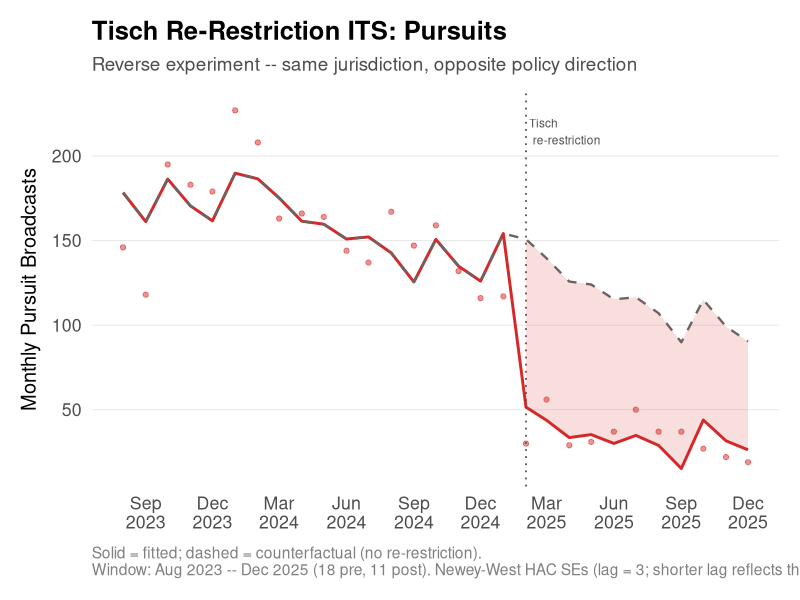
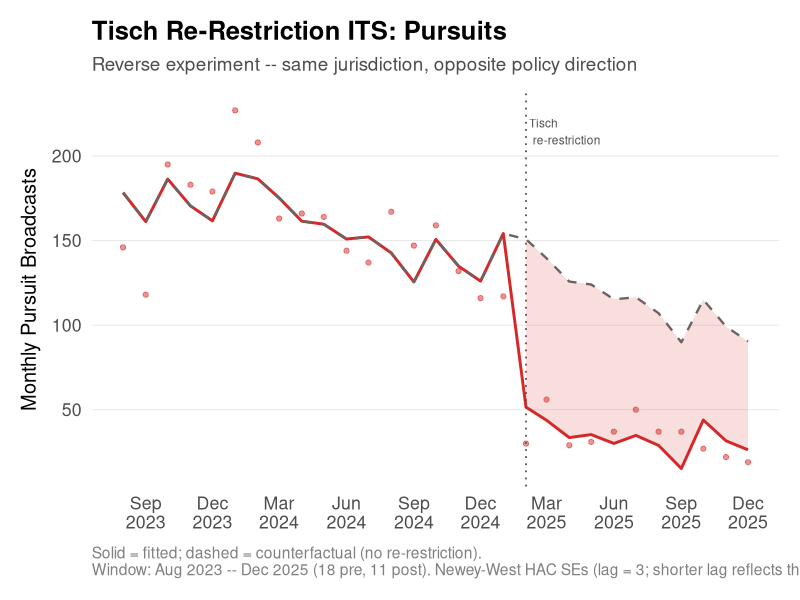
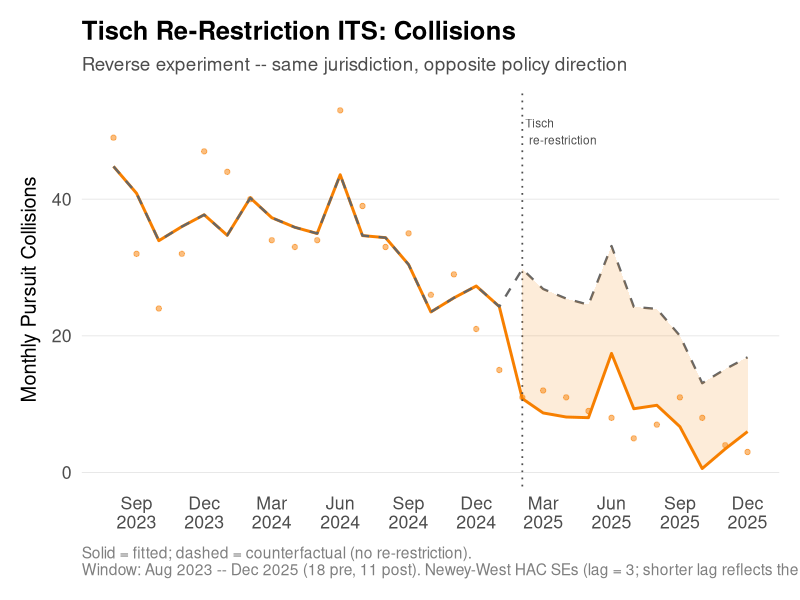
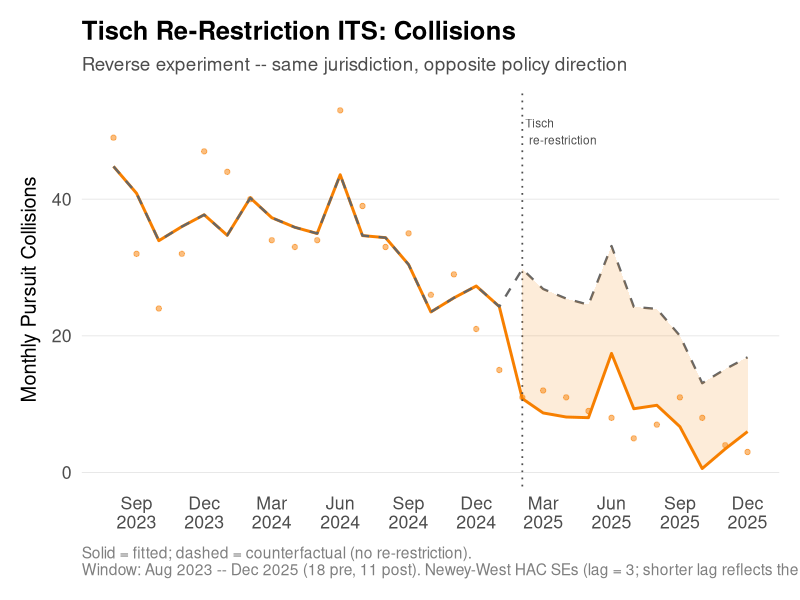
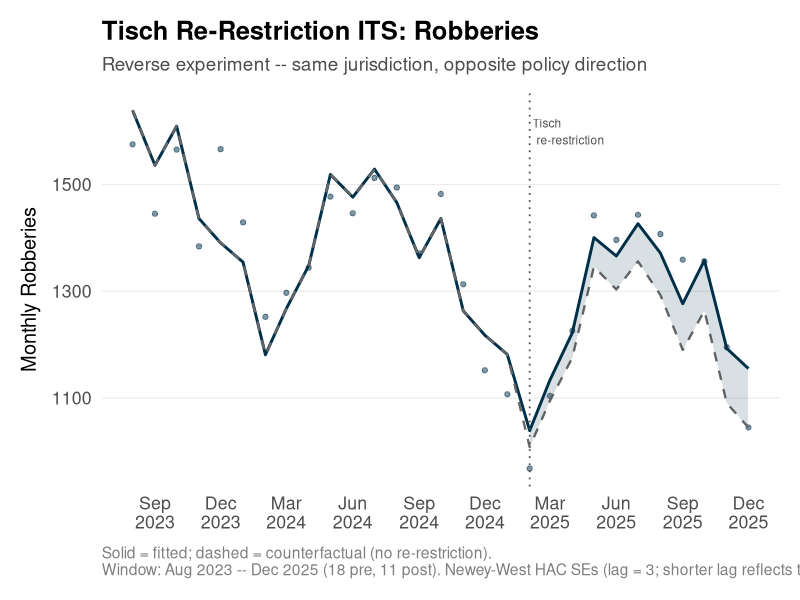
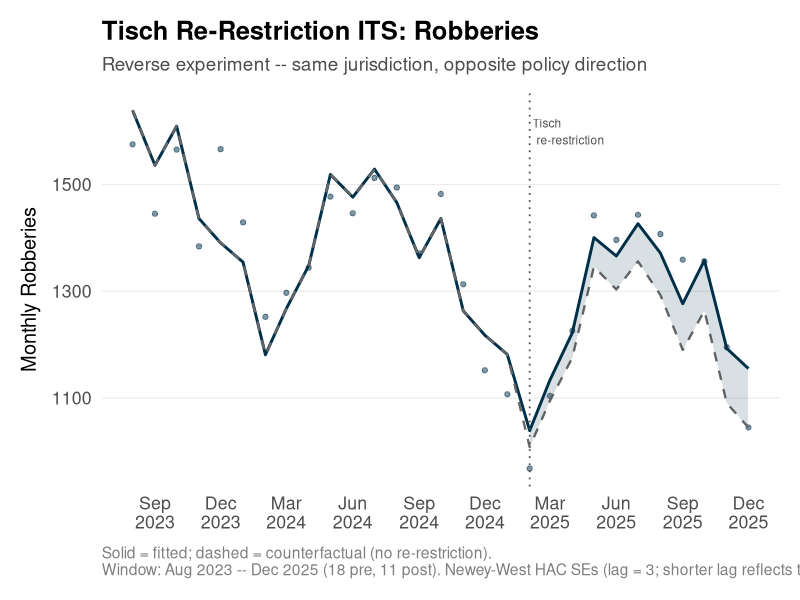
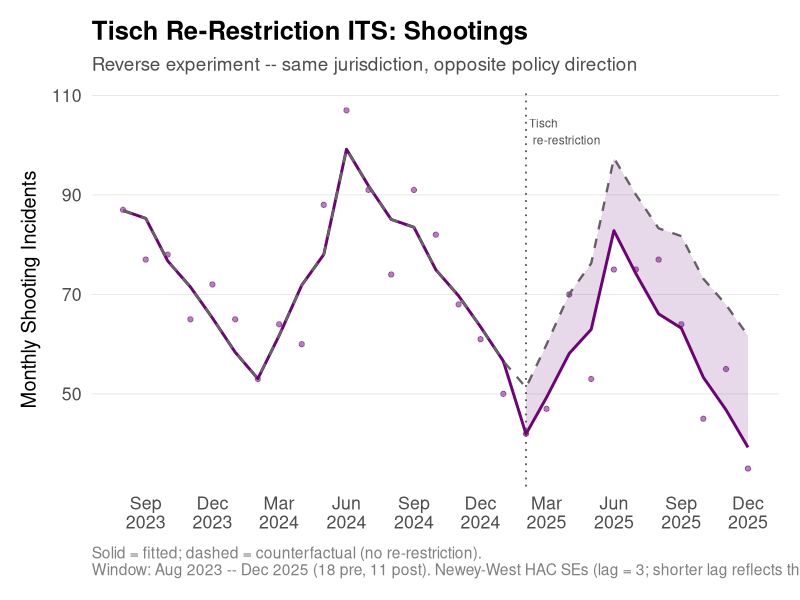
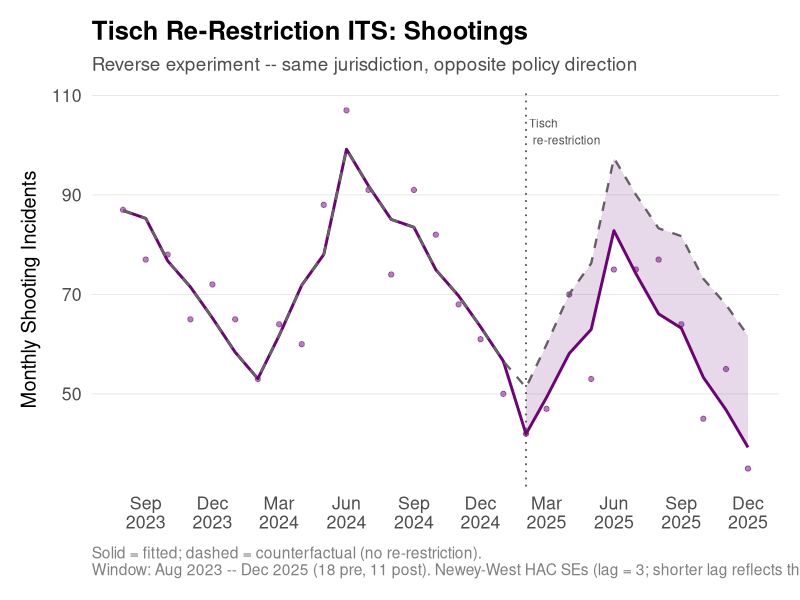

These figures' R source, in order:
# ==============================================================================
# Tisch Re-Restriction ITS — The "Reverse Experiment"
# ==============================================================================
#
# Author:   John Hall & Justin Nix
#
# Purpose:
#   Estimate the effect of the February 2025 Tisch re-restriction on pursuit
#   activity and crime outcomes using segmented regression (interrupted time
#   series). This is the "reverse experiment": in October 2022, Maddrey
#   loosened the pursuit policy and pursuits surged; in February 2025, Tisch
#   re-tightened it and pursuits fell ~71%. Same jurisdiction, opposite
#   direction, shorter window.
#
#   The analysis window is August 2023 through December 2025. This uses the
#   post-Maddrey period as the baseline, yielding 18 pre-intervention months
#   and 11 post-intervention months (Feb 2025 onward).
#
#   Model: Y_t = b0 + b1*T + b2*D + b3*P + month_FE + e_t
#     T = time index (months from Aug 2023)
#     D = 1 if month >= Feb 2025 (level shift)
#     P = months since Feb 2025 (0 in pre-period; slope change)
#     b2 = immediate level shift at Tisch re-restriction
#     b3 = change in slope post-restriction
#   Standard errors: Newey-West HAC (lag = 3)
#
#   Note on lag choice: The main ITS (script 03) uses lag = 6 for a 93-month
#   window. Here the window is only 26 months, so a shorter lag is appropriate
#   to avoid over-parameterizing the HAC estimator. Lag = 3 is conservative
#   for monthly data in a short panel (roughly T^{1/3} rule of thumb).
#   No COVID control is needed — the window is entirely post-pandemic.
#
# Inputs:
#   - output/tables/monthly_panel.csv  (from script 01)
#
# Outputs:
#   - output/its_results/tisch_its_coefficients.csv
#   - output/plots/ITS_tisch_*.png/.pdf  (one per outcome)
#
# Runtime: < 30 seconds
# ==============================================================================

library(tidyverse)
library(lubridate)
library(scales)
library(sandwich)
library(lmtest)
library(here)


# Dirs and theme ---------------------------------------------------------------

dir.create(here("output"),             showWarnings = FALSE)
dir.create(here("output/plots"),       showWarnings = FALSE)
dir.create(here("output/its_results"), showWarnings = FALSE)

plot_dir    <- here("output/plots")
results_dir <- here("output/its_results")

if (!exists("theme_pursuit")) {
  theme_pursuit <- function(base_size = 16) {
    theme_minimal(base_size = base_size) +
      theme(
        plot.title       = element_text(face = "bold", size = rel(1.15), margin = margin(b = 8)),
        plot.subtitle    = element_text(color = "grey30", size = rel(0.85), margin = margin(b = 12)),
        plot.caption     = element_text(color = "grey50", size = rel(0.7), hjust = 0, margin = margin(t = 10)),
        plot.background  = element_rect(fill = "white", color = NA),
        panel.grid.minor = element_blank(),
        panel.grid.major.x = element_blank(),
        panel.grid.major.y = element_line(color = "grey90", linewidth = 0.3),
        axis.title.x     = element_text(margin = margin(t = 8), size = rel(0.9)),
        axis.title.y     = element_text(margin = margin(r = 8), size = rel(0.9)),
        axis.text        = element_text(color = "grey30"),
        legend.position  = "top",
        legend.title     = element_blank(),
        plot.margin      = margin(15, 15, 15, 15)
      )
  }
}

COL_PURSUIT   <- "#D62828"
COL_COLLISION <- "#F77F00"
COL_ROBBERY   <- "#003049"
COL_SHOOTING  <- "#6A0572"
COL_GUNVIOL   <- "#1B998B"

save_plot <- function(p, name, w = 5, h = 3.5) {
  ggsave(file.path(plot_dir, paste0(name, ".png")),
         plot = p, width = w, height = h, dpi = 300, bg = "white")
  ggsave(file.path(plot_dir, paste0(name, ".pdf")),
         plot = p, width = w, height = h, bg = "white")
}


# 1. Load data and build ITS variables =========================================

monthly_panel <- read_csv(here("output", "tables", "monthly_panel.csv"),
                          show_col_types = FALSE) %>%
  mutate(month_date = as.Date(month_date))

INTERVENTION <- as.Date("2025-02-01")
WINDOW_START <- as.Date("2023-08-01")
WINDOW_END   <- as.Date("2025-12-01")
NW_LAG       <- 3L

message("\nTISCH RE-RESTRICTION ITS -- REVERSE EXPERIMENT\n")
message("Window:       ", WINDOW_START, " to ", WINDOW_END)
message("Intervention: ", INTERVENTION)
message("NW lag:       ", NW_LAG, " (shorter window => shorter lag; see header note)\n")

tisch <- monthly_panel %>%
  filter(month_date >= WINDOW_START,
         month_date <= WINDOW_END) %>%
  arrange(month_date) %>%
  mutate(
    T = row_number(),
    D = as.integer(month_date >= INTERVENTION),
    P = pmax(0L, as.integer(round(
      difftime(month_date, INTERVENTION, units = "days") / 30.44))),
    month_factor = factor(month(month_date))
  )

message("n = ", nrow(tisch), " months")
message("Pre: ", sum(tisch$D == 0), " | Post: ", sum(tisch$D == 1), "\n")


# 2. Fit segmented regression for each outcome =================================

outcomes <- list(
  list(var = "pursuit_events",     label = "Pursuit Broadcasts",                col = COL_PURSUIT),
  list(var = "pursuit_crashes",    label = "Pursuit Collisions",                col = COL_COLLISION),
  list(var = "robbery_count",      label = "Robberies",                         col = COL_ROBBERY),
  list(var = "shooting_incidents", label = "Shooting Incidents",                col = COL_SHOOTING),
  list(var = "total_gun_events",   label = "Gun Violence (Shootings + Shots Fired)", col = COL_GUNVIOL)
)

tisch_results <- list()

for (o in outcomes) {

  message("--- ", o$label, " ---")

  y <- tisch[[o$var]]
  mod <- lm(y ~ T + D + P + month_factor, data = tisch)

  # Newey-West HAC standard errors
  nw <- coeftest(mod, vcov = NeweyWest(mod, lag = NW_LAG, prewhite = FALSE))

  # Durbin-Watson
  resids <- residuals(mod)
  dw <- sum(diff(resids)^2) / sum(resids^2)
  message("  Durbin-Watson: ", round(dw, 3))

  # Ljung-Box (use lag = 6 given short series)
  lb <- Box.test(resids, lag = 6, type = "Ljung-Box")
  message("  Ljung-Box p (lag 6): ", round(lb$p.value, 4))

  # Fitted and counterfactual
  tisch_loop <- tisch
  tisch_loop$fitted         <- predict(mod)
  tisch_loop$counterfactual <- predict(mod, newdata = tisch %>% mutate(D = 0L, P = 0L))
  tisch_loop$observed       <- y

  # Cumulative and average effect
  post <- tisch_loop %>% filter(D == 1)
  cum_eff <- sum(post$fitted - post$counterfactual)
  avg_eff <- mean(post$fitted - post$counterfactual)
  message("  Cumulative effect: ", round(cum_eff, 1))
  message("  Average monthly effect: ", round(avg_eff, 1))

  # Short label for file names
  short_label <- case_when(
    o$var == "pursuit_events"     ~ "Pursuits",
    o$var == "pursuit_crashes"    ~ "Collisions",
    o$var == "robbery_count"      ~ "Robberies",
    o$var == "shooting_incidents" ~ "Shootings",
    o$var == "total_gun_events"   ~ "GunViolence"
  )

  # Plot: observed + fitted + counterfactual
  p <- ggplot(tisch_loop, aes(month_date)) +
    geom_point(aes(y = observed), color = o$col, alpha = 0.5, size = 1.5) +
    geom_line(aes(y = fitted), color = o$col, linewidth = 1) +
    geom_line(aes(y = counterfactual), color = "grey40",
              linetype = "dashed", linewidth = 0.8) +
    geom_vline(xintercept = INTERVENTION, linetype = "dotted",
               color = "grey30", linewidth = 0.6) +
    annotate("text", x = INTERVENTION, y = Inf,
             label = "Tisch\nre-restriction",
             vjust = 2, hjust = -0.1, size = 3, color = "grey30") +
    geom_ribbon(data = tisch_loop %>% filter(D == 1),
                aes(ymin = pmin(counterfactual, fitted),
                    ymax = pmax(counterfactual, fitted)),
                fill = o$col, alpha = 0.15) +
    scale_x_date(date_breaks = "3 months", date_labels = "%b\n%Y") +
    labs(
      title = paste0("Tisch Re-Restriction ITS: ", short_label),
      subtitle = "Reverse experiment -- same jurisdiction, opposite policy direction",
      x = NULL,
      y = stringr::str_wrap(paste("Monthly", o$label), width = 30),
      caption = paste0(
        "Solid = fitted; dashed = counterfactual (no re-restriction).\n",
        "Window: Aug 2023 -- Dec 2025 (18 pre, 11 post). ",
        "Newey-West HAC SEs (lag = ", NW_LAG,
        "; shorter lag reflects the 26-month window)."
      )
    ) +
    theme_pursuit()

  save_plot(p, paste0("ITS_tisch_", short_label))
  message("  Saved: ITS_tisch_", short_label, ".png/.pdf\n")

  tisch_results[[o$label]] <- list(
    model      = mod,
    nw_test    = nw,
    dw_stat    = dw,
    lb_pvalue  = lb$p.value,
    cum_effect = cum_eff,
    avg_effect = avg_eff
  )
}


# 3. Summary table =============================================================

tisch_summary <- map_dfr(outcomes, function(o) {
  mod <- tisch_results[[o$label]]$model
  nw  <- coeftest(mod, vcov = NeweyWest(mod, lag = NW_LAG, prewhite = FALSE))

  # Extract NW-based estimates for the key terms
  key_terms <- c("T", "D", "P")
  nw_df <- data.frame(
    term      = rownames(nw),
    estimate  = nw[, "Estimate"],
    nw_se     = nw[, "Std. Error"],
    statistic = nw[, "t value"],
    nw_pvalue = nw[, "Pr(>|t|)"],
    stringsAsFactors = FALSE
  ) %>%
    filter(term %in% key_terms)

  # Add 95% CIs based on NW SEs
  nw_df %>%
    mutate(
      outcome  = o$label,
      conf.low  = estimate - 1.96 * nw_se,
      conf.high = estimate + 1.96 * nw_se
    ) %>%
    select(outcome, term, estimate, nw_se, statistic, nw_pvalue, conf.low, conf.high)
})

# Readable term labels
tisch_summary <- tisch_summary %>%
  mutate(
    term_label = recode(term,
      "T" = "Pre-trend (T)",
      "D" = "Level shift (D)",
      "P" = "Slope change (P)"
    )
  )

write_csv(tisch_summary, file.path(results_dir, "tisch_its_coefficients.csv"))
message("\nCoefficients saved: output/its_results/tisch_its_coefficients.csv")


# 4. Print key results to console =============================================

message("\n\n========== TISCH RE-RESTRICTION: KEY RESULTS ==========\n")

tisch_summary %>%
  filter(term %in% c("D", "P")) %>%
  mutate(
    sig = case_when(
      nw_pvalue < 0.001 ~ "***",
      nw_pvalue < 0.01  ~ "**",
      nw_pvalue < 0.05  ~ "*",
      nw_pvalue < 0.10  ~ "+",
      TRUE              ~ ""
    )
  ) %>%
  rowwise() %>%
  mutate(
    msg = sprintf("  %-45s  %s = %7.1f [%7.1f, %7.1f]  p = %.3f %s",
                  outcome, term, estimate, conf.low, conf.high, nw_pvalue, sig)
  ) %>%
  pull(msg) %>%
  walk(message)

message("\n========================================================\n")
message("Interpretation:")
message("  D (level shift) = immediate change at Feb 2025 re-restriction")
message("  P (slope change) = change in monthly trend post-restriction")
message("  Negative D for pursuits = the re-restriction reduced pursuit activity")
message("  If crime D is ~0 = no corresponding crime spike from fewer pursuits")
message("\nDone.\n")
